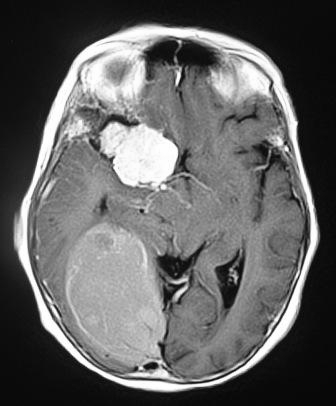
%> input picture SVM/code/Images/Test data/t1.tif, 336 x 406 px
$ octave --eval "result = fcm(imread('Images/Test data/t1.tif'));"   (GNU Octave 9; MATLAB toolbox functions it lacks are replaced by stand-ins)
%> lines starting %> are read from the running program, lines starting %| are printed output that depends on the picture
function result = fcm(im)
I=im;
%> I is the input picture: size 406x336 uint8; min 1, max 255, mean 98.9
%im=rgb2gray(im);
im=imresize(im,[512 512]);
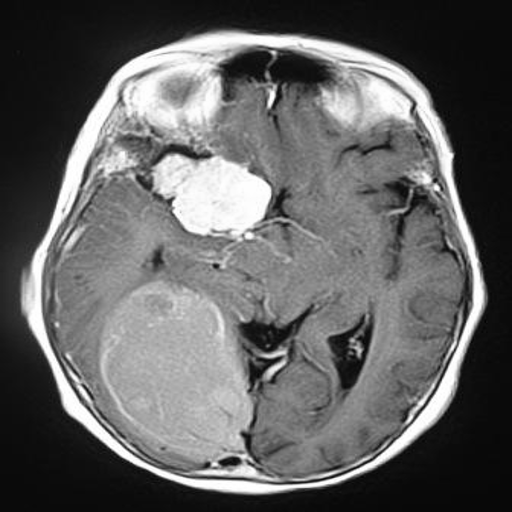
%> im: size 512x512 uint8; min 1, max 255, mean 98.9
%figure(1), imshow(im,[]), title('input image');
Length=512*512;
a=1;
b=1;
c=1;

R=reshape(im, [1 Length]);
O = zeros(1, Length);
clusters=3;

j=im;
%mask size 5 x 5
N = 5;
%to retain original size of image even after filtering
im_pad = padarray(j,[floor(N/2) floor(N/2)]);
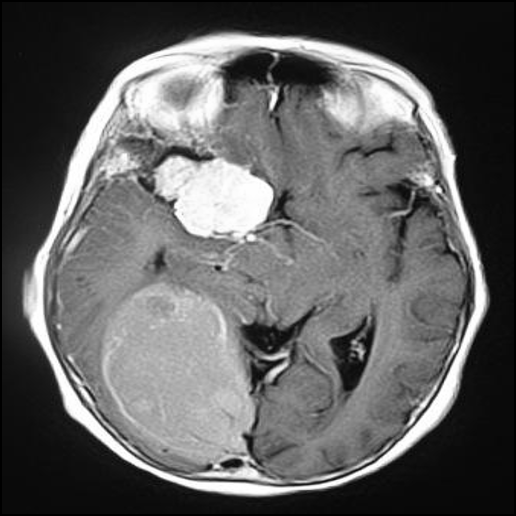
%> im_pad: size 516x516 uint8; min 0, max 255, mean 97.4

%sorting elements to get median
%im_col = rearranged matrix with 2D as in im_pad
im_col = im2col(im_pad,[N N],'sliding');

%sorts each column of im_pad in ascending order still retains 2D
sorted_cols = sort(im_col,1);

%finds median and returns a row martix containing medians for all columns of the input
med_vector = sorted_cols(floor(N*N/2)+1,:);

%converting result to matrix form to get the MEDIAN FILTERED image
out1 = col2im(med_vector,[N N],size(im_pad),'sliding');
%figure(2)
 %imshow(out1), title('median filtered image');

 K=[85, 170, 255];

% [9 lines of commented-out code are left out]

cluster1=zeros(Length,1);
cluster2=zeros(Length,1);
cluster3=zeros(Length,1);

mean1=K(1);
mean2=K(2);
mean3=K(3);

update1=0;
update2=0;
update3=0;

while ((mean1 ~= update1) || (mean2 ~= update2) || (mean3 ~= update3))

a=1; b=1; c=1;

mean1=update1;
mean2=update2;
mean3=update3;


for i=1:Length
for j=1:clusters
temp = R(i);
diff(j)= abs(temp-K(j));
end

minimum=min(diff);

if minimum==diff(1)
    place=1;
elseif minimum==diff(2)
    place=2;
else
    place=3;
end

if (place==1)
cluster1(i) = R(i);
a=a+1;

O(i)=0;

end

if (place==2)
cluster2(i) = R(i);
b=b+1;
O(i)=128;

end

if (place==3)
cluster3(i)= R(i);
c=c+1;

O(i)=255;

end

end

%UPDATE CENTROIDS
m=0;
for x=1:(i-1)
    m=m+cluster1(x);
end
m=m/(a-1);

update1=m;

m=0;
for x=1:(i-1)
    m=m+cluster2(x);
end
m=m/(b-1);

update2=m;


m=0;
for x=1:(i-1)
    m=m+cluster3(x);
end
m=m/(c-1);
update3=m;
%
% K(1)=update1;
% K(2)=update2;
% K(3)=update3;

end
%> this loop made 2 passes
%> (m, update1, update2, update3) on pass 1: (215.2, 22.41, 127.3, 215.2)
%> (mean1, mean2, mean3, m, update1, update2, update3) on pass 2: (22.41, 127.3, 215.2, 215.2, 22.41, 127.3, 215.2)
%> after the loop, diff = [0 0 0]; place = 1

Op=reshape(O, [512 512]);
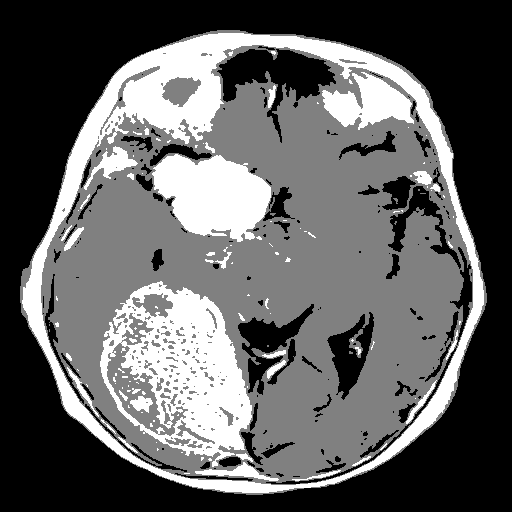
%> Op: size 512x512 double; min 0, max 255, mean 97
%imwrite(Op, 'FCMoutput.pgm');
%figure(3),imshow(uint8(Op));

result = (uint8(Op));
end
